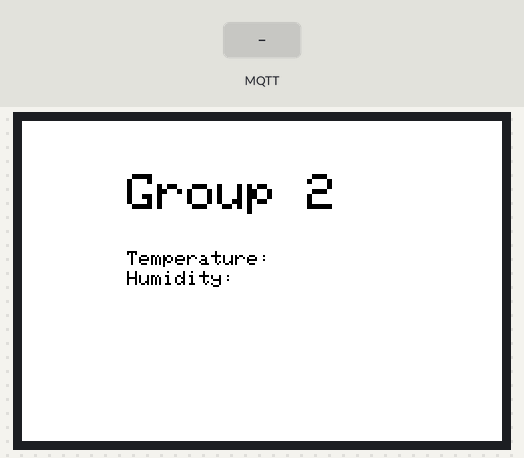
Simulated run of this sketch. Board: ESP32-S3. Shown: 480×320 colour display. The inputs (shaded band) are chosen by the test bench. WiFi joins after 1.5 s; servers stay silent unless stated; no MQTT or app messages arrive unless stated; what the sketch prints to the serial monitor is not drawn.

Above: at 3.5 s.
3.6 s: MQTT message "temp" arrives on the first subscribed topic
At 4.5 s:
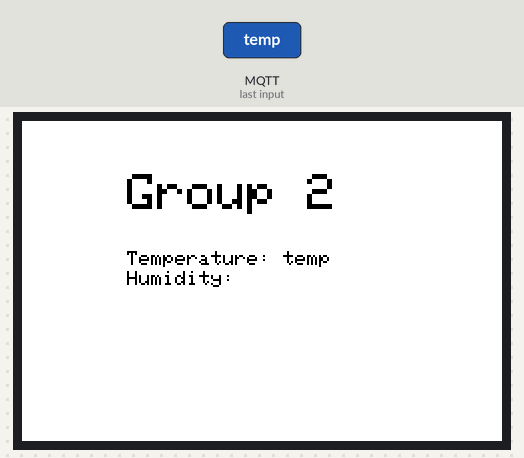
5.2 s: MQTT message "humid" arrives on the first subscribed topic
At 5.7 s:
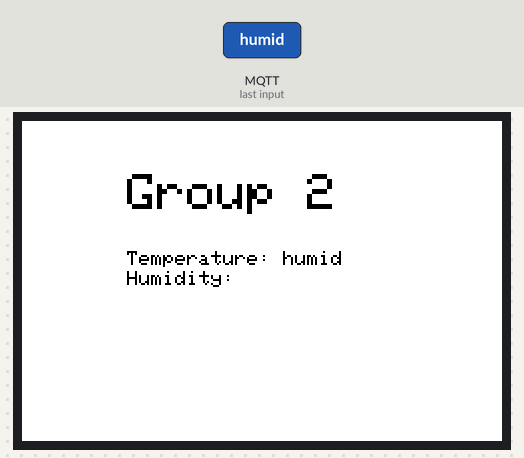
6.8 s: MQTT message "1" arrives on the first subscribed topic
At 8.1 s:
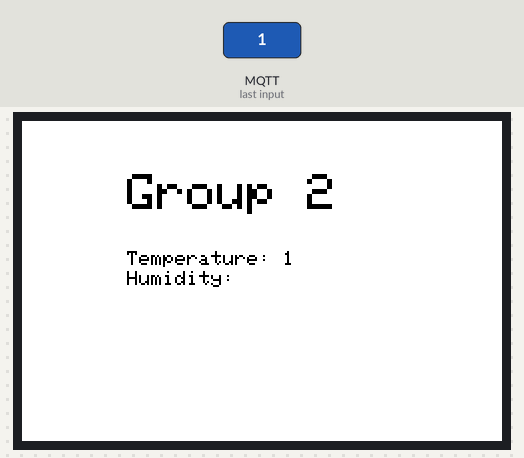
8.4 s: MQTT message "on" arrives on the first subscribed topic
10.0 s: MQTT message "off" arrives on the first subscribed topic
11.6 s: MQTT message "temp" arrives on the second subscribed topic
At 13.0 s:
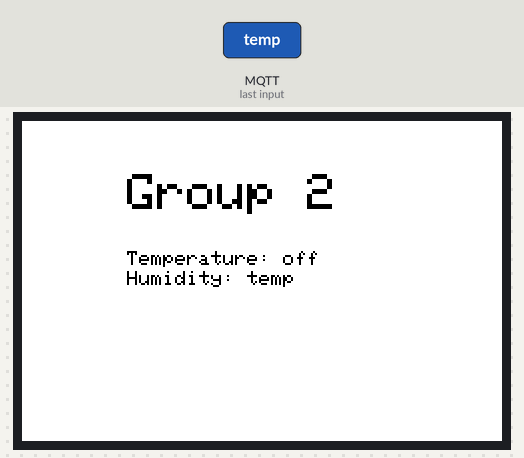
Timing chart, 0 to 14.2 s (numbered marks = the images above; inputs shaded):
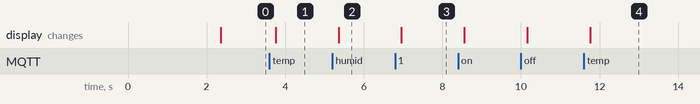

Measured:
- after the input at 3.6 s, the display: changes after 0.16 s (image 1)
- after the input at 5.2 s, the display: changes after 0.16 s (image 2)
- after the input at 6.8 s, the display: changes after 0.16 s (image 3)
- after the input at 11.6 s, the display: changes after 0.16 s (image 4)

The sketch:

FinalProject.ino
```cpp
#include "wt32setup.h"
#include <WiFi.h>
#include <PubSubClient.h>
#include <cstring>

// wifi credentials
const char* ssid = "wifi_6";
const char* password = "#BossRaLuchas03";
const char* mqtt_server = "35.91.221.3";
const char* temp_topic = "temp";
const char* humid_topic = "humid";
const char* p1 = "particle1";
const char* p2 = "particle2";
const char* p3 = "particle3";
const int mqtt_port = 1883;
String temp_value = "";
String humid_value = "";

LGFX tft;
#define bgcolor1 0x4A69
#define bgcolor2 0x632C
WiFiClient espClient;
PubSubClient client(espClient);

struct SpriteData {
  int x;
  int y;
  int width;
  int height;
  const char* label;
};
SpriteData buttonData[] = {
  { 35, 35, 36, 59, "Button 1" },             // Button 1 coordinates and size
  { 35, 35 + 97, 36, 59, "Button 2" },        // Button 2 coordinates and size
  { 35, 35 + (2 * 97), 36, 59, "Button 3" },  // Button 3 coordinates and size
};

void callback(char* topic, byte* payload, unsigned int length) {
  String payloadString;
  for (int i = 0; i < length; i++) {
    // Serial.print((char)payload[i]);
    payloadString += (char)payload[i];
  }
  if (strcmp(topic, "temp") == 0) {
    temp_value = payloadString;
  }
  if (strcmp(topic, "humid") == 0) {
    humid_value = payloadString;
  }
  draw();
}

void setup() {
  // in this mode esp32 connects to a wifi access point
  Serial.begin(921600);
  WiFi.mode(WIFI_STA);
  WiFi.begin(ssid, password);
  Serial.print("Connecting to WiFi ..");
  while (WiFi.status() != WL_CONNECTED) {
    Serial.print('.');
    delay(1000);
  }
  client.setServer(mqtt_server, 1883);
  client.setCallback(callback);
  while (!client.connected()) {
    String client_id = "esp32-client-";
    client_id += String(WiFi.macAddress());
    Serial.printf("The client %s connects to the public MQTT broker\n", client_id.c_str());
    if (client.connect(client_id.c_str())) {
      Serial.println("Public EMQX MQTT broker connected");
    } else {
      Serial.print("failed with state ");
      Serial.print(client.state());
      delay(2000);
    }
  }
  client.subscribe(temp_topic);
  client.subscribe(humid_topic);
  client.subscribe(p1);
  client.subscribe(p2);
  client.subscribe(p3);
  Serial.println("");
  Serial.println(WiFi.localIP());
  tft.begin();
  tft.setSwapBytes(true);
  draw();
}

void draw() {
  tft.fillScreen(TFT_WHITE);
  tft.setColorDepth(16);
  tft.setRotation(1);
  tft.setTextSize(5);
  tft.setTextColor(TFT_BLACK);
  tft.setCursor(105, 53);
  tft.println("Group 2");
  tft.setTextSize(2);
  tft.setTextColor(TFT_BLACK);
  tft.setCursor(105, 130);
  tft.print("Temperature: " + temp_value);
  tft.setTextColor(TFT_BLACK);
  tft.setCursor(105, 150);
  tft.print("Humidity: " + humid_value);
}

void loop() {
  client.loop();
}
```

wt32setup.h
```cpp
/*
    Simple Touch Drawing sample for WT32-SC01-Plus_ESP32-S3
    Requirements:
    - Development board : WT32-SC01-Plus_ESP32-S3
    - Arduino Library - Display/Touch : LovyanGFX
    - Board selected in Arduino : ESP32S3 Dev Module
*/

#define LGFX_USE_V1         // set to use new version of library
#include <LovyanGFX.hpp>    // main library


class LGFX : public lgfx::LGFX_Device
{

    lgfx::Panel_ST7796  _panel_instance;  // ST7796UI
    lgfx::Bus_Parallel8 _bus_instance;    // MCU8080 8B
    lgfx::Light_PWM     _light_instance;
    lgfx::Touch_FT5x06  _touch_instance;

  public:
    LGFX(void)
    {
      {
        auto cfg = _bus_instance.config();
        cfg.freq_write = 20000000;
        cfg.pin_wr = 47;
        cfg.pin_rd = -1;
        cfg.pin_rs = 0;

        // LCD data interface, 8bit MCU (8080)
        cfg.pin_d0 = 9;
        cfg.pin_d1 = 46;
        cfg.pin_d2 = 3;
        cfg.pin_d3 = 8;
        cfg.pin_d4 = 18;
        cfg.pin_d5 = 17;
        cfg.pin_d6 = 16;
        cfg.pin_d7 = 15;

        _bus_instance.config(cfg);
        _panel_instance.setBus(&_bus_instance);
      }

      {
        auto cfg = _panel_instance.config();

        cfg.pin_cs           =    -1;
        cfg.pin_rst          =    4;
        cfg.pin_busy         =    -1;

        cfg.panel_width      =   320;
        cfg.panel_height     =   480;
        cfg.offset_x         =     0;
        cfg.offset_y         =     0;
        cfg.offset_rotation  =     0;
        cfg.dummy_read_pixel =     8;
        cfg.dummy_read_bits  =     1;
        cfg.readable         =  true;
        cfg.invert           = true;
        cfg.rgb_order        = false;
        cfg.dlen_16bit       = false;
        cfg.bus_shared       =  true;

        _panel_instance.config(cfg);
      }

      {
        auto cfg = _light_instance.config();

        cfg.pin_bl = 45;
        cfg.invert = false;
        cfg.freq   = 44100;
        cfg.pwm_channel = 7;

        _light_instance.config(cfg);
        _panel_instance.setLight(&_light_instance);
      }

      {
        auto cfg = _touch_instance.config();

        cfg.x_min      = 0;
        cfg.x_max      = 319;
        cfg.y_min      = 0;
        cfg.y_max      = 479;
        cfg.pin_int    = 7;
        cfg.bus_shared = true;
        cfg.offset_rotation = 0;

        cfg.i2c_port = 1;
        cfg.i2c_addr = 0x38;
        cfg.pin_sda  = 6;
        cfg.pin_scl  = 5;
        cfg.freq = 400000;

        _touch_instance.config(cfg);
        _panel_instance.setTouch(&_touch_instance);
      }
      setPanel(&_panel_instance);
    }
};
```
